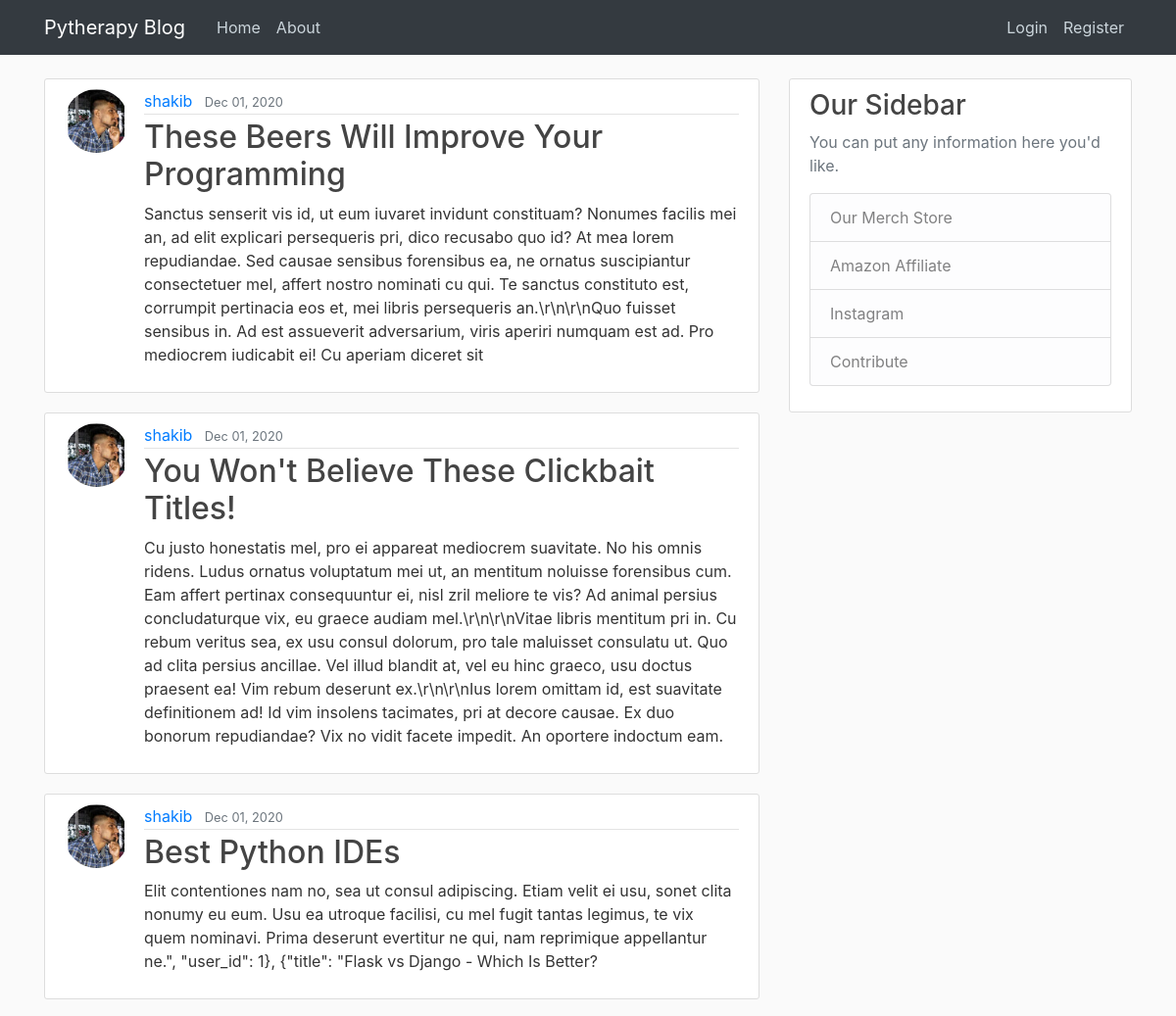
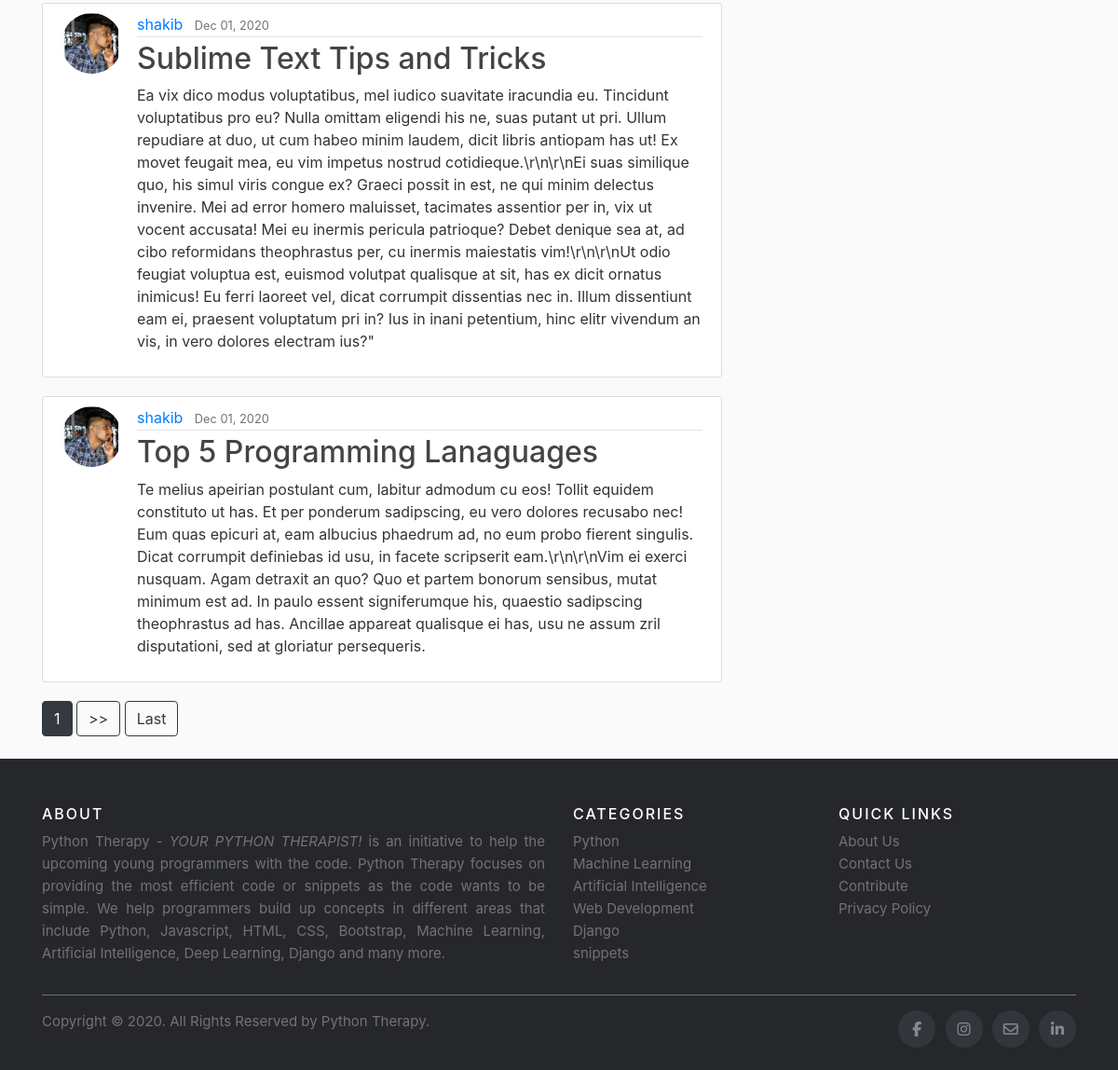
The page / on the database its author committed (2 pictures, top to bottom).
### blog/models.py (models this page shows, shortened)
class Post(models.Model):
    title = models.CharField(max_length=100)
    content = models.TextField()
    date_posted = models.DateTimeField(default = timezone.now)
    author = models.ForeignKey(User, on_delete = models.CASCADE)

### users/models.py (models this page shows, shortened)
class profile(models.Model):
    user = models.OneToOneField(User, on_delete = models.CASCADE)
    image = models.ImageField(default = 'default.jpg', upload_to = 'profile_pics')

### blog/views.py (the view)
# urls.py: path('', PostListView.as_view(), name = 'blog-home'),
class PostListView(ListView):
    model = Post
    template_name = 'blog/home.html'
    context_object_name = 'posts'
    ordering = ['-date_posted']
    paginate_by = 5

### blog/templates/blog/home.html (shortened to what this page needs)
{% extends "blog/base.html" %}
{% block content %}
    {% for post in posts %}
    <article class="media content-section">
      <img class = "rounded-circle article-img" src = "{{ post.author.profile.image.url}}" />
        <div class="media-body">
          <div class="article-metadata">
            <a class="mr-2" href="{% url 'user-posts' post.author.username %}">{{ post.author }}</a>
            <small class="text-muted">{{ post.date_posted | date:"M d, Y" }}</small>
          </div>
          <h2><a class="article-title" href="{% url 'blog-detail' post.id %}">{{ post.title }}</a></h2>
          <p class="article-content">{{ post.content }}</p>
        </div>
      </article>
    {% endfor %}
    {% if is_paginated %}
    {% for num in page_obj.paginator.page_range %}
      {% if page_obj.number == num %}
        <a class = "btn btn-dark mb-4" href = "?page = {{ num }}">{{ num }}</a>
      {% elif num > page.obj.number|add:'-3' and num < page.obj.number|add:'3' %}
        <a class = "btn btn-outline-dark mb-4" href = "?page = {{ num }}">{{ num }}</a>
      {% endif %}
    {% endfor %}
    {% if page_obj.has_next %}
      <a class = "btn btn-outline-dark mb-4" href = "?page={{ page_obj.next_page_number }}">>></a>
      <a class = "btn btn-outline-dark mb-4" href = "?page={{ page_obj.paginator.num_pages }}">Last</a>
    {% endif %}
    {% endif %}
{% endblock content%}

### blog/templates/blog/base.html (shortened to what this page needs)
{% load static %}
<!DOCTYPE html>
<html lang="en">
<head>
    <link rel="stylesheet" href="https://maxcdn.bootstrapcdn.com/bootstrap/4.0.0/css/bootstrap.min.css">
    <link rel="stylesheet" href = "{% static 'blog/main.css' %}">
</head>
<body>
    <header class="site-header">
        <nav class="navbar navbar-expand-md navbar-dark bg-dark fixed-top">
          <div class="container">
            <a class="navbar-brand mr-4" href="{% url 'blog-home' %}">Pytherapy Blog</a>
            <div class="collapse navbar-collapse" id="navbarToggle">
              <div class="navbar-nav mr-auto">
                <a class="nav-item nav-link" href="{% url 'blog-home' %}">Home</a>
                <a class="nav-item nav-link" href="{% url 'blog-about' %}">About</a>
              </div>
              <div class="navbar-nav">
                {% if user.is_authenticated %}
                <a class="nav-item nav-link" href="{% url 'blog-create' %}">New Post</a>
                <a class="nav-item nav-link" href="{% url 'logout' %}">Logout</a>
                <a class="nav-item nav-link" href="{% url 'profile' %}">Profile</a>
                {% else %}
                <a class="nav-item nav-link" href="{% url 'login' %}">Login</a>
                <a class="nav-item nav-link" href="{% url 'register' %}">Register</a>
                {% endif %}
              </div>
            </div>
          </div>
        </nav>
      </header>
      <main role="main" class="container">
        <div class="row">
          <div class="col-md-8">
            {% block content %}{% endblock %}
          </div>
          <div class="col-md-4">
            <div class="content-section">
              <h3>Our Sidebar</h3>
              <p class='text-muted'>You can put any information here you'd like.
                <ul class="list-group">
                  <li class="list-group-item list-group-item-light">Our Merch Store</li>
                  <li class="list-group-item list-group-item-light">Amazon Affiliate</li>
                  <li class="list-group-item list-group-item-light">Instagram</li>
                  <li class="list-group-item list-group-item-light">Contribute</li>
                </ul>
              </p>
            </div>
          </div>
        </div>
      </main>
      <footer class="site-footer">
        <div class="container">
          <div class="row">
            <div class="col-sm-12 col-md-6">
              <h6>About</h6>
              <p class="text-justify">Python Therapy<i> - YOUR PYTHON THERAPIST! </i> is an initiative  to help the upcoming young programmers with the code. Python Therapy focuses on providing the most efficient code or snippets as the code wants to be simple. We help programmers build up concepts in different areas that include Python, Javascript, HTML, CSS, Bootstrap, Machine Learning, Artificial Intelligence, Deep Learning, Django and many more.</p>
            </div>
            <div class="col-xs-6 col-md-3">
              <h6>Categories</h6>
              <ul class="footer-links">
                <li><a href="#">Python</a></li>
                <li><a href="#">Machine Learning</a></li>
                <li><a href="#">Artificial Intelligence</a></li>
                <li><a href="#">Web Development</a></li>
                <li><a href="#">Django</a></li>
                <li><a href="#">snippets</a></li>
              </ul>
            </div>
            <div class="col-xs-6 col-md-3">
              <h6>Quick Links</h6>
              <ul class="footer-links">
                <li><a href="#">About Us</a></li>
                <li><a href="#">Contact Us</a></li>
                <li><a href="#">Contribute</a></li>
                <li><a href="#">Privacy Policy</a></li>
              </ul>
            </div>
          </div>
          <hr>
        </div>
        <div class="container">
          <div class="row">
            <div class="col-md-8 col-sm-6 col-xs-12">
              <p class="copyright-text">Copyright &copy; 2020. All Rights Reserved by
           <a href="#">Python Therapy</a>.
              </p>
            </div>
            <div class="col-md-4 col-sm-6 col-xs-12">
              <ul class="social-icons">
                <li><a class="facebook" href="#"><i class="fa fa-facebook"></i></a></li>
                <li><a class="twitter" href="#"><i class="fa fa-instagram"></i></a></li>
                <li><a class="dribbble" href="#"><i class="far fa-envelope"></i></a></li>
                <li><a class="linkedin" href="#"><i class="fa fa-linkedin"></i></a></li>
              </ul>
            </div>
          </div>
        </div>
  </footer>
</body>
</html>

### blog/static/blog/main.css (style rules this page uses)
body { background: #fafafa; color: #333333; margin-top: 5rem; }
h1, h2, h3, h4, h5, h6 { color: #444444; }
ul { margin: 0; }
.site-header .navbar-nav .nav-link { color: #cbd5db; }
.content-section { background: #ffffff; padding: 10px 20px; border: 1px solid #dddddd; border-radius: 3px; margin-bottom: 20px; }
.article-title { color: #444444; }
.article-content { white-space: pre-line; }
.article-img { height: 65px; width: 65px; margin-right: 16px; }
.article-metadata { padding-bottom: 1px; margin-bottom: 4px; border-bottom: 1px solid #e3e3e3 }
.site-footer { background-color:#26272b; padding:45px 0 20px; font-size:15px; line-height:24px; color:#737373; }
.site-footer hr { border-top-color:#bbb; opacity:0.5 }
.site-footer h6 { color:#fff; font-size:16px; text-transform:uppercase; margin-top:5px; letter-spacing:2px }
.site-footer a { color:#737373; }
.footer-links { padding-left:0; list-style:none }
.footer-links li { display:block }
.footer-links a { color:#737373 }
.site-footer .social-icons { text-align:right }
.site-footer .social-icons a { width:40px; height:40px; line-height:40px; margin-left:6px; margin-right:0; border-radius:100%; background-color:#33353d }
.copyright-text { margin:0 }
.social-icons { padding-left:0; margin-bottom:0; list-style:none }
.social-icons li { display:inline-block; margin-bottom:4px }
.social-icons a { background-color:#eceeef; color:#818a91; font-size:16px; display:inline-block; line-height:44px; width:44px; height:44px; text-align:center; margin-right:8px; border-radius:100%; -webkit-transition:all .2s linear; -o-transition:all .2s linear; transition:all .2s linear }

### rows shown on the page
Post: author.profile.image (picture), author "shakib", date_posted "Dec 01, 2020", title "These Beers Will Improve Your Programming", content "Sanctus senserit vis id, ut eum iuvaret invidunt constituam? Nonumes facilis mei an, ad elit explicari persequeris pri, dico recusabo quo id? At mea lorem repudiandae. Sed causae sensibus forensibus ea, ne ornatus suscipiantur consectetuer mel, affert nostro nominati cu qui. Te sanctus constituto est, corrumpit pertinacia eos et, mei libris persequeris an.\\r\\n\\r\\nQuo fuisset sensibus in. Ad est assueverit adversarium, viris aperiri numquam est ad. Pro mediocrem iudicabit ei! Cu aperiam diceret sit"
Post: author.profile.image (picture), author "shakib", date_posted "Dec 01, 2020", title "You Won't Believe These Clickbait Titles!", content "Cu justo honestatis mel, pro ei appareat mediocrem suavitate. No his omnis ridens. Ludus ornatus voluptatum mei ut, an mentitum noluisse forensibus cum. Eam affert pertinax consequuntur ei, nisl zril meliore te vis? Ad animal persius concludaturque vix, eu graece audiam mel.\\r\\n\\r\\nVitae libris mentitum pri in. Cu rebum veritus sea, ex usu consul dolorum, pro tale maluisset consulatu ut. Quo ad clita persius ancillae. Vel illud blandit at, vel eu hinc graeco, usu doctus praesent ea! Vim rebum deserunt ex.\\r\\n\\r\\nIus lorem omittam id, est suavitate definitionem ad! Id vim insolens tacimates, pri at decore causae. Ex duo bonorum repudiandae? Vix no vidit facete impedit. An oportere indoctum…"
Post: author.profile.image (picture), author "shakib", date_posted "Dec 01, 2020", title "Best Python IDEs", content "Elit contentiones nam no, sea ut consul adipiscing. Etiam velit ei usu, sonet clita nonumy eu eum. Usu ea utroque facilisi, cu mel fugit tantas legimus, te vix quem nominavi. Prima deserunt evertitur ne qui, nam reprimique appellantur ne.\", \"user_id\": 1}, {\"title\": \"Flask vs Django - Which Is Better?"
Post: author.profile.image (picture), author "shakib", date_posted "Dec 01, 2020", title "Sublime Text Tips and Tricks", content "Ea vix dico modus voluptatibus, mel iudico suavitate iracundia eu. Tincidunt voluptatibus pro eu? Nulla omittam eligendi his ne, suas putant ut pri. Ullum repudiare at duo, ut cum habeo minim laudem, dicit libris antiopam has ut! Ex movet feugait mea, eu vim impetus nostrud cotidieque.\\r\\n\\r\\nEi suas similique quo, his simul viris congue ex? Graeci possit in est, ne qui minim delectus invenire. Mei ad error homero maluisset, tacimates assentior per in, vix ut vocent accusata! Mei eu inermis pericula patrioque? Debet denique sea at, ad cibo reformidans theophrastus per, cu inermis maiestatis vim!\\r\\n\\r\\nUt odio feugiat voluptua est, euismod volutpat qualisque at sit, has ex dicit ornatus…"
Post: author.profile.image (picture), author "shakib", date_posted "Dec 01, 2020", title "Top 5 Programming Lanaguages", content "Te melius apeirian postulant cum, labitur admodum cu eos! Tollit equidem constituto ut has. Et per ponderum sadipscing, eu vero dolores recusabo nec! Eum quas epicuri at, eam albucius phaedrum ad, no eum probo fierent singulis. Dicat corrumpit definiebas id usu, in facete scripserit eam.\\r\\n\\r\\nVim ei exerci nusquam. Agam detraxit an quo? Quo et partem bonorum sensibus, mutat minimum est ad. In paulo essent signiferumque his, quaestio sadipscing theophrastus ad has. Ancillae appareat qualisque ei has, usu ne assum zril disputationi, sed at gloriatur persequeris."

### other values the page prints
{{ num }} "1"
